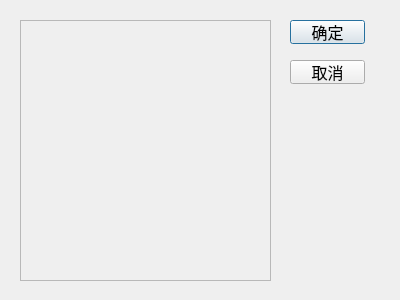
<?xml version="1.0" encoding="UTF-8"?>
<ui version="4.0">
 <class>ColumnsSettingDialog</class>
 <widget class="QDialog" name="ColumnsSettingDialog">
  <property name="geometry">
   <rect>
    <x>0</x>
    <y>0</y>
    <width>400</width>
    <height>300</height>
   </rect>
  </property>
  <property name="font">
   <font>
    <pointsize>12</pointsize>
   </font>
  </property>
  <property name="windowTitle">
   <string>自定义列</string>
  </property>
  <widget class="QScrollArea" name="scrollArea">
   <property name="geometry">
    <rect>
     <x>20</x>
     <y>20</y>
     <width>251</width>
     <height>261</height>
    </rect>
   </property>
   <property name="widgetResizable">
    <bool>true</bool>
   </property>
   <widget class="QWidget" name="scrollAreaWidgetContents">
    <property name="geometry">
     <rect>
      <x>0</x>
      <y>0</y>
      <width>249</width>
      <height>259</height>
     </rect>
    </property>
    <layout class="QGridLayout" name="gridLayout">
     <item row="3" column="0">
      <spacer name="verticalSpacer">
       <property name="orientation">
        <enum>Qt::Vertical</enum>
       </property>
       <property name="sizeHint" stdset="0">
        <size>
         <width>20</width>
         <height>40</height>
        </size>
       </property>
      </spacer>
     </item>
    </layout>
   </widget>
  </widget>
  <widget class="QPushButton" name="pushButton_ok">
   <property name="geometry">
    <rect>
     <x>290</x>
     <y>20</y>
     <width>75</width>
     <height>24</height>
    </rect>
   </property>
   <property name="text">
    <string>确定</string>
   </property>
  </widget>
  <widget class="QPushButton" name="pushButton_cancel">
   <property name="geometry">
    <rect>
     <x>290</x>
     <y>60</y>
     <width>75</width>
     <height>24</height>
    </rect>
   </property>
   <property name="text">
    <string>取消</string>
   </property>
  </widget>
 </widget>
 <resources/>
 <connections/>
</ui>
